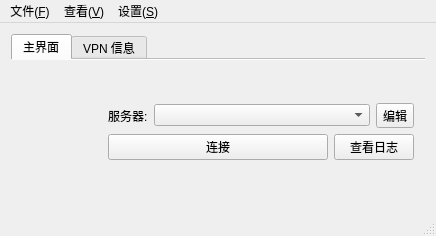
<?xml version="1.0" encoding="UTF-8"?>
<ui version="4.0">
 <class>MainWindow</class>
 <widget class="QMainWindow" name="MainWindow">
  <property name="windowModality">
   <enum>Qt::NonModal</enum>
  </property>
  <property name="geometry">
   <rect>
    <x>0</x>
    <y>0</y>
    <width>436</width>
    <height>236</height>
   </rect>
  </property>
  <property name="sizePolicy">
   <sizepolicy hsizetype="Preferred" vsizetype="Preferred">
    <horstretch>0</horstretch>
    <verstretch>0</verstretch>
   </sizepolicy>
  </property>
  <property name="minimumSize">
   <size>
    <width>436</width>
    <height>236</height>
   </size>
  </property>
  <property name="maximumSize">
   <size>
    <width>436</width>
    <height>236</height>
   </size>
  </property>
  <property name="windowIcon">
   <iconset resource="../avpn.qrc">
    <normaloff>:/Resources/mono_lock.png</normaloff>:/Resources/mono_lock.png</iconset>
  </property>
  <property name="autoFillBackground">
   <bool>false</bool>
  </property>
  <widget class="QWidget" name="centralWidget">
   <property name="sizePolicy">
    <sizepolicy hsizetype="MinimumExpanding" vsizetype="MinimumExpanding">
     <horstretch>0</horstretch>
     <verstretch>0</verstretch>
    </sizepolicy>
   </property>
   <layout class="QHBoxLayout" name="horizontalLayout">
    <item>
     <widget class="QTabWidget" name="tabWidget">
      <property name="autoFillBackground">
       <bool>false</bool>
      </property>
      <property name="tabPosition">
       <enum>QTabWidget::North</enum>
      </property>
      <property name="tabShape">
       <enum>QTabWidget::Rounded</enum>
      </property>
      <property name="currentIndex">
       <number>0</number>
      </property>
      <property name="documentMode">
       <bool>true</bool>
      </property>
      <property name="tabsClosable">
       <bool>false</bool>
      </property>
      <property name="movable">
       <bool>false</bool>
      </property>
      <widget class="QWidget" name="tabWidget_main">
       <property name="accessibleName">
        <string/>
       </property>
       <attribute name="title">
        <string>主界面</string>
       </attribute>
       <layout class="QGridLayout" name="gridLayout_2">
        <item row="0" column="0">
         <layout class="QHBoxLayout" name="horizontalLayout_4" stretch="1,3">
          <item>
           <layout class="QVBoxLayout" name="verticalLayout_2">
            <property name="spacing">
             <number>0</number>
            </property>
            <item>
             <widget class="QLabel" name="iconLabel">
              <property name="maximumSize">
               <size>
                <width>80</width>
                <height>80</height>
               </size>
              </property>
              <property name="scaledContents">
               <bool>true</bool>
              </property>
             </widget>
            </item>
           </layout>
          </item>
          <item>
           <layout class="QVBoxLayout" name="verticalLayout">
            <item>
             <layout class="QHBoxLayout" name="horizontalLayout_Profiles" stretch="0,4,0">
              <item>
               <widget class="QLabel" name="serverLabel">
                <property name="text">
                 <string>服务器:</string>
                </property>
               </widget>
              </item>
              <item>
               <widget class="QComboBox" name="serverList"/>
              </item>
              <item>
               <widget class="QToolButton" name="serverListControl">
                <property name="whatsThis">
                 <string>编辑</string>
                </property>
                <property name="text">
                 <string>编辑</string>
                </property>
                <property name="icon">
                 <iconset resource="../avpn.qrc">
                  <normaloff>:/images/profiles.png</normaloff>:/images/profiles.png</iconset>
                </property>
                <property name="popupMode">
                 <enum>QToolButton::InstantPopup</enum>
                </property>
               </widget>
              </item>
             </layout>
            </item>
            <item>
             <layout class="QHBoxLayout" name="horizontalLayout_Buttons" stretch="4,0">
              <item>
               <widget class="QPushButton" name="connectionButton">
                <property name="text">
                 <string>连接</string>
                </property>
                <property name="icon">
                 <iconset resource="../avpn.qrc">
                  <normaloff>:/images/network-wired.png</normaloff>:/images/network-wired.png</iconset>
                </property>
               </widget>
              </item>
              <item>
               <widget class="QPushButton" name="viewLogButton">
                <property name="text">
                 <string>查看日志</string>
                </property>
                <property name="icon">
                 <iconset resource="../avpn.qrc">
                  <normaloff>:/images/edit-find.png</normaloff>:/images/edit-find.png</iconset>
                </property>
               </widget>
              </item>
             </layout>
            </item>
           </layout>
          </item>
         </layout>
        </item>
       </layout>
      </widget>
      <widget class="QWidget" name="tabWidget_vpnInfo">
       <attribute name="title">
        <string>VPN 信息</string>
       </attribute>
       <layout class="QVBoxLayout" name="verticalLayout_3">
        <item>
         <layout class="QFormLayout" name="formLayout">
          <property name="fieldGrowthPolicy">
           <enum>QFormLayout::ExpandingFieldsGrow</enum>
          </property>
          <property name="formAlignment">
           <set>Qt::AlignJustify|Qt::AlignTop</set>
          </property>
          <item row="0" column="0">
           <widget class="QLabel" name="ipV4LabelText">
            <property name="text">
             <string>IPv4:</string>
            </property>
           </widget>
          </item>
          <item row="0" column="1">
           <widget class="QLabel" name="ipV4Label">
            <property name="alignment">
             <set>Qt::AlignLeading|Qt::AlignLeft|Qt::AlignVCenter</set>
            </property>
            <property name="textInteractionFlags">
             <set>Qt::LinksAccessibleByMouse|Qt::TextSelectableByMouse</set>
            </property>
           </widget>
          </item>
          <item row="1" column="0">
           <widget class="QLabel" name="cipherCSTPLabelText">
            <property name="text">
             <string>加密算法:</string>
            </property>
           </widget>
          </item>
          <item row="1" column="1">
           <widget class="QLabel" name="cipherCSTPLabel">
            <property name="alignment">
             <set>Qt::AlignLeading|Qt::AlignLeft|Qt::AlignVCenter</set>
            </property>
           </widget>
          </item>
          <item row="2" column="0">
           <widget class="QLabel" name="cipherDTLSLabelText">
            <property name="text">
             <string>DTLS 加密:</string>
            </property>
           </widget>
          </item>
          <item row="2" column="1">
           <widget class="QLabel" name="cipherDTLSLabel">
            <property name="alignment">
             <set>Qt::AlignLeading|Qt::AlignLeft|Qt::AlignVCenter</set>
            </property>
           </widget>
          </item>
          <item row="3" column="0">
           <widget class="QLabel" name="downloadLabelText">
            <property name="text">
             <string>下载:</string>
            </property>
           </widget>
          </item>
          <item row="4" column="0">
           <widget class="QLabel" name="uploadLaberText">
            <property name="text">
             <string>上传:</string>
            </property>
           </widget>
          </item>
          <item row="3" column="1">
           <widget class="QLabel" name="downloadLabel">
            <property name="minimumSize">
             <size>
              <width>200</width>
              <height>0</height>
             </size>
            </property>
            <property name="alignment">
             <set>Qt::AlignLeading|Qt::AlignLeft|Qt::AlignVCenter</set>
            </property>
            <property name="textInteractionFlags">
             <set>Qt::LinksAccessibleByMouse|Qt::TextSelectableByMouse</set>
            </property>
           </widget>
          </item>
          <item row="4" column="1">
           <widget class="QLabel" name="uploadLabel">
            <property name="minimumSize">
             <size>
              <width>200</width>
              <height>0</height>
             </size>
            </property>
            <property name="alignment">
             <set>Qt::AlignLeading|Qt::AlignLeft|Qt::AlignVCenter</set>
            </property>
            <property name="textInteractionFlags">
             <set>Qt::LinksAccessibleByMouse|Qt::TextSelectableByMouse</set>
            </property>
           </widget>
          </item>
         </layout>
        </item>
       </layout>
      </widget>
     </widget>
    </item>
   </layout>
  </widget>
  <widget class="QStatusBar" name="statusBar"/>
  <widget class="QMenuBar" name="menuBar">
   <property name="geometry">
    <rect>
     <x>0</x>
     <y>0</y>
     <width>436</width>
     <height>20</height>
    </rect>
   </property>
   <widget class="QMenu" name="menuFile">
    <property name="title">
     <string>文件(&amp;F)</string>
    </property>
    <widget class="QMenu" name="menuProfiles">
     <property name="title">
      <string>配置(&amp;P)</string>
     </property>
     <addaction name="actionNewProfile"/>
     <addaction name="actionNewProfileAdvanced"/>
     <addaction name="actionEditSelectedProfile"/>
     <addaction name="actionRemoveSelectedProfile"/>
    </widget>
    <addaction name="menuProfiles"/>
    <addaction name="separator"/>
    <addaction name="actionQuit"/>
   </widget>
   <widget class="QMenu" name="menuView">
    <property name="title">
     <string>查看(&amp;V)</string>
    </property>
    <addaction name="actionLogWindow"/>
   </widget>
   <widget class="QMenu" name="menuSettings">
    <property name="title">
     <string>设置(&amp;S)</string>
    </property>
    <addaction name="actionMinimizeToTheNotificationArea"/>
    <addaction name="actionMinimizeTheApplicationInsteadOfClosing"/>
    <addaction name="separator"/>
    <addaction name="actionStartMinimized"/>
    <addaction name="separator"/>
    <addaction name="actionSingleInstanceMode"/>
   </widget>
   <addaction name="menuFile"/>
   <addaction name="menuView"/>
   <addaction name="menuSettings"/>
  </widget>
  <action name="actionQuit">
   <property name="text">
    <string>退出(&amp;Q)</string>
   </property>
   <property name="shortcut">
    <string>Ctrl+Q</string>
   </property>
  </action>
  <action name="actionMinimize">
   <property name="text">
    <string>最小化(&amp;M)</string>
   </property>
   <property name="toolTip">
    <string>最小化</string>
   </property>
  </action>
  <action name="actionRestore">
   <property name="text">
    <string>恢复(&amp;R)</string>
   </property>
   <property name="toolTip">
    <string>恢复</string>
   </property>
  </action>
  <action name="actionNewProfile">
   <property name="icon">
    <iconset resource="../avpn.qrc">
     <normaloff>:/images/text-new.png</normaloff>:/images/text-new.png</iconset>
   </property>
   <property name="text">
    <string>新建配置(&amp;N)</string>
   </property>
   <property name="toolTip">
    <string>新建快速连接配置</string>
   </property>
   <property name="shortcut">
    <string>Ctrl+N</string>
   </property>
  </action>
  <action name="actionEditSelectedProfile">
   <property name="icon">
    <iconset resource="../avpn.qrc">
     <normaloff>:/images/text-editor.png</normaloff>:/images/text-editor.png</iconset>
   </property>
   <property name="text">
    <string>编辑所选配置(&amp;E)</string>
   </property>
   <property name="shortcut">
    <string>Ctrl+E</string>
   </property>
  </action>
  <action name="actionRemoveSelectedProfile">
   <property name="icon">
    <iconset resource="../avpn.qrc">
     <normaloff>:/images/trashcan.png</normaloff>:/images/trashcan.png</iconset>
   </property>
   <property name="text">
    <string>删除所选配置(&amp;R)</string>
   </property>
   <property name="shortcut">
    <string>Ctrl+R</string>
   </property>
  </action>
  <action name="actionLogWindow">
   <property name="icon">
    <iconset resource="../avpn.qrc">
     <normaloff>:/images/edit-find.png</normaloff>:/images/edit-find.png</iconset>
   </property>
   <property name="text">
    <string>日志窗口(&amp;L)</string>
   </property>
   <property name="toolTip">
    <string>查看日志窗口</string>
   </property>
   <property name="shortcut">
    <string>Ctrl+L</string>
   </property>
  </action>
  <action name="actionMinimizeToTheNotificationArea">
   <property name="checkable">
    <bool>true</bool>
   </property>
   <property name="text">
    <string>最小化到通知区域(&amp;A)</string>
   </property>
  </action>
  <action name="actionMinimizeTheApplicationInsteadOfClosing">
   <property name="checkable">
    <bool>true</bool>
   </property>
   <property name="text">
    <string>关闭时最小化(&amp;C)</string>
   </property>
  </action>
  <action name="actionStartMinimized">
   <property name="checkable">
    <bool>true</bool>
   </property>
   <property name="text">
    <string>启动时最小化(&amp;M)</string>
   </property>
  </action>
  <action name="actionSingleInstanceMode">
   <property name="checkable">
    <bool>true</bool>
   </property>
   <property name="enabled">
    <bool>false</bool>
   </property>
   <property name="text">
    <string>单实例模式(&amp;S)</string>
   </property>
  </action>
  <action name="actionNewProfileAdvanced">
   <property name="icon">
    <iconset resource="../avpn.qrc">
     <normaloff>:/images/text-new.png</normaloff>:/images/text-new.png</iconset>
   </property>
   <property name="text">
    <string>新建配置(高级)(&amp;A)</string>
   </property>
   <property name="toolTip">
    <string>新建配置(高级设置)</string>
   </property>
   <property name="shortcut">
    <string>Ctrl+Shift+N</string>
   </property>
  </action>
 </widget>
 <layoutdefault spacing="6" margin="11"/>
 <resources>
  <include location="../avpn.qrc"/>
 </resources>
 <connections>
  <connection>
   <sender>actionMinimize</sender>
   <signal>triggered()</signal>
   <receiver>MainWindow</receiver>
   <slot>showMinimized()</slot>
   <hints>
    <hint type="sourcelabel">
     <x>-1</x>
     <y>-1</y>
    </hint>
    <hint type="destinationlabel">
     <x>217</x>
     <y>117</y>
    </hint>
   </hints>
  </connection>
  <connection>
   <sender>actionRestore</sender>
   <signal>triggered()</signal>
   <receiver>MainWindow</receiver>
   <slot>showNormal()</slot>
   <hints>
    <hint type="sourcelabel">
     <x>-1</x>
     <y>-1</y>
    </hint>
    <hint type="destinationlabel">
     <x>217</x>
     <y>117</y>
    </hint>
   </hints>
  </connection>
  <connection>
   <sender>actionLogWindow</sender>
   <signal>triggered()</signal>
   <receiver>viewLogButton</receiver>
   <slot>click()</slot>
   <hints>
    <hint type="sourcelabel">
     <x>-1</x>
     <y>-1</y>
    </hint>
    <hint type="destinationlabel">
     <x>366</x>
     <y>163</y>
    </hint>
   </hints>
  </connection>
 </connections>
</ui>
